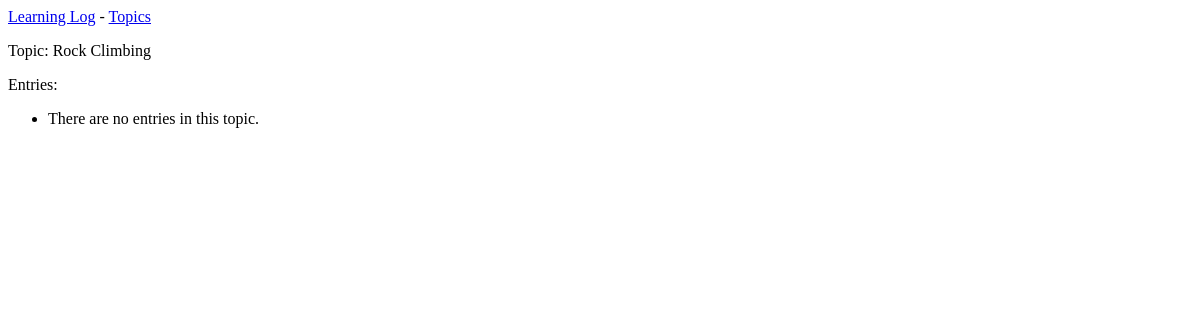
Before: /topics/2/ with the older database file.
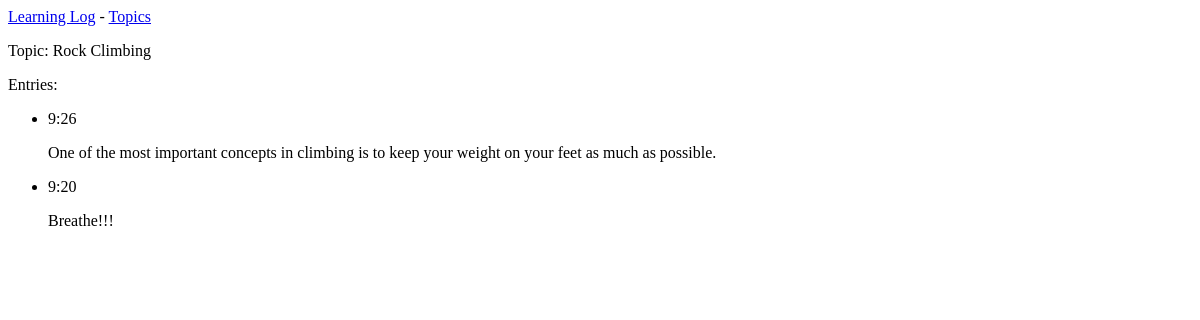
After: the same page with the newer database file.
### learning_logs/models.py (models this page shows, shortened)
class Topic(models.Model): # inherit from the Model class (included in Django, provides basic model functionality)
    text = models.CharField(max_length = 200) # title of a topic -> text is a CharField = a piece of data made up of characters to store short strings
    date_added = models.DateTimeField(auto_now_add = True) # date_added is a DateTimeField = a piece of data recording a date and time.\
    def __str__(self):
        return self.text

class Entry(models.Model): # As before Entry inherits from Model class
    topic = models.ForeignKey(Topic, on_delete = models.CASCADE) # topic attribute is a ForeignKey instance
    text = models.TextField() # Text field to put the notes in
    date_added = models.TimeField(auto_now_add = True) # stores when Entry was added
    class Meta:
        verbose_name_plural = 'entries'

### learning_logs/views.py (the view)
# urls.py: path('topics/<int:topic_id>/', views.topic, name = 'topic'),
def topic(request, topic_id):
    topic = Topic.objects.get(id = topic_id)
    entries = topic.entry_set.order_by('-date_added')
    context = {'topic':topic, 'entries': entries}
    return render(request, 'learning_logs/topic.html', context)

### learning_logs/templates/learning_logs/topic.html
{% extends 'learning_logs/base.html' %}
{% block content %}
    <p> Topic: {{topic}}</p>
    <p> Entries:</p>
    <ul>
        {% for entry in entries %}
            <li>
                <p>{{ entry.date_added|date:"G:i"}}</p>
                <p>{{ entry.text|linebreaks}}</p>
            </li>
            {% empty %}
                <li>There are no entries in this topic.</li>
        {% endfor %}
    </ul>
{% endblock content %}

### learning_logs/templates/learning_logs/base.html
<p>
    <a href = "{% url 'learning_logs:index' %}"> Learning Log</a> -
    <a href = "{% url 'learning_logs:topics' %}"> Topics</a>
</p>
{% block content %}{% endblock content%}

Changed rows visible on the page:
added Entry: date_added "9:26", text "One of the most important concepts in climbing is to keep your weight on your feet as much as possible."
added Entry: date_added "9:20", text "Breathe!!!"
Other visible differences:
text no longer shown: "There are no entries in this topic."
